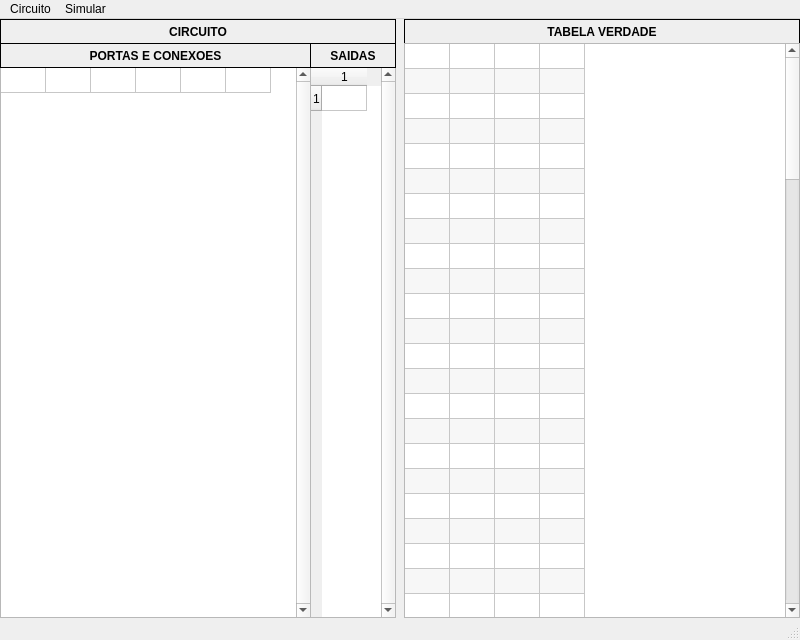
<?xml version="1.0" encoding="UTF-8"?>
<ui version="4.0">
 <class>MainCircuito</class>
 <widget class="QMainWindow" name="MainCircuito">
  <property name="geometry">
   <rect>
    <x>0</x>
    <y>0</y>
    <width>800</width>
    <height>640</height>
   </rect>
  </property>
  <property name="windowTitle">
   <string>Simulador de Circuitos Digitais</string>
  </property>
  <widget class="QWidget" name="centralWidget">
   <widget class="QTableWidget" name="tablePortas">
    <property name="geometry">
     <rect>
      <x>0</x>
      <y>48</y>
      <width>311</width>
      <height>551</height>
     </rect>
    </property>
    <property name="verticalScrollBarPolicy">
     <enum>Qt::ScrollBarAlwaysOn</enum>
    </property>
    <property name="horizontalScrollBarPolicy">
     <enum>Qt::ScrollBarAlwaysOff</enum>
    </property>
    <property name="editTriggers">
     <set>QAbstractItemView::NoEditTriggers</set>
    </property>
    <property name="tabKeyNavigation">
     <bool>false</bool>
    </property>
    <property name="alternatingRowColors">
     <bool>true</bool>
    </property>
    <property name="selectionMode">
     <enum>QAbstractItemView::SingleSelection</enum>
    </property>
    <property name="selectionBehavior">
     <enum>QAbstractItemView::SelectRows</enum>
    </property>
    <property name="rowCount">
     <number>1</number>
    </property>
    <property name="columnCount">
     <number>6</number>
    </property>
    <attribute name="horizontalHeaderVisible">
     <bool>false</bool>
    </attribute>
    <attribute name="horizontalHeaderMinimumSectionSize">
     <number>25</number>
    </attribute>
    <attribute name="horizontalHeaderDefaultSectionSize">
     <number>45</number>
    </attribute>
    <attribute name="horizontalHeaderHighlightSections">
     <bool>false</bool>
    </attribute>
    <attribute name="verticalHeaderVisible">
     <bool>false</bool>
    </attribute>
    <attribute name="verticalHeaderMinimumSectionSize">
     <number>20</number>
    </attribute>
    <attribute name="verticalHeaderDefaultSectionSize">
     <number>25</number>
    </attribute>
    <row/>
    <column/>
    <column/>
    <column/>
    <column/>
    <column/>
    <column/>
   </widget>
   <widget class="QLabel" name="labelPortas">
    <property name="geometry">
     <rect>
      <x>0</x>
      <y>24</y>
      <width>311</width>
      <height>25</height>
     </rect>
    </property>
    <property name="font">
     <font>
      <bold>true</bold>
     </font>
    </property>
    <property name="frameShape">
     <enum>QFrame::Box</enum>
    </property>
    <property name="text">
     <string>PORTAS E CONEXOES</string>
    </property>
    <property name="alignment">
     <set>Qt::AlignCenter</set>
    </property>
   </widget>
   <widget class="QTableWidget" name="tableSaidas">
    <property name="geometry">
     <rect>
      <x>310</x>
      <y>48</y>
      <width>86</width>
      <height>551</height>
     </rect>
    </property>
    <property name="verticalScrollBarPolicy">
     <enum>Qt::ScrollBarAlwaysOn</enum>
    </property>
    <property name="horizontalScrollBarPolicy">
     <enum>Qt::ScrollBarAlwaysOff</enum>
    </property>
    <property name="editTriggers">
     <set>QAbstractItemView::NoEditTriggers</set>
    </property>
    <property name="tabKeyNavigation">
     <bool>false</bool>
    </property>
    <property name="alternatingRowColors">
     <bool>true</bool>
    </property>
    <property name="selectionMode">
     <enum>QAbstractItemView::SingleSelection</enum>
    </property>
    <property name="selectionBehavior">
     <enum>QAbstractItemView::SelectRows</enum>
    </property>
    <property name="rowCount">
     <number>1</number>
    </property>
    <property name="columnCount">
     <number>1</number>
    </property>
    <attribute name="horizontalHeaderMinimumSectionSize">
     <number>25</number>
    </attribute>
    <attribute name="horizontalHeaderDefaultSectionSize">
     <number>45</number>
    </attribute>
    <attribute name="horizontalHeaderHighlightSections">
     <bool>false</bool>
    </attribute>
    <attribute name="verticalHeaderMinimumSectionSize">
     <number>20</number>
    </attribute>
    <attribute name="verticalHeaderDefaultSectionSize">
     <number>25</number>
    </attribute>
    <row/>
    <column/>
   </widget>
   <widget class="QLabel" name="labelSaidas">
    <property name="geometry">
     <rect>
      <x>310</x>
      <y>24</y>
      <width>86</width>
      <height>25</height>
     </rect>
    </property>
    <property name="font">
     <font>
      <bold>true</bold>
     </font>
    </property>
    <property name="frameShape">
     <enum>QFrame::Box</enum>
    </property>
    <property name="text">
     <string>SAIDAS</string>
    </property>
    <property name="alignment">
     <set>Qt::AlignCenter</set>
    </property>
   </widget>
   <widget class="QLabel" name="labelCircuito">
    <property name="geometry">
     <rect>
      <x>0</x>
      <y>0</y>
      <width>396</width>
      <height>25</height>
     </rect>
    </property>
    <property name="font">
     <font>
      <bold>true</bold>
     </font>
    </property>
    <property name="frameShape">
     <enum>QFrame::Box</enum>
    </property>
    <property name="text">
     <string>CIRCUITO</string>
    </property>
    <property name="alignment">
     <set>Qt::AlignCenter</set>
    </property>
   </widget>
   <widget class="QLabel" name="labelCircuito_2">
    <property name="geometry">
     <rect>
      <x>404</x>
      <y>0</y>
      <width>396</width>
      <height>25</height>
     </rect>
    </property>
    <property name="font">
     <font>
      <bold>true</bold>
     </font>
    </property>
    <property name="frameShape">
     <enum>QFrame::Box</enum>
    </property>
    <property name="text">
     <string>TABELA VERDADE</string>
    </property>
    <property name="alignment">
     <set>Qt::AlignCenter</set>
    </property>
   </widget>
   <widget class="QTableWidget" name="tableTabelaVerdade">
    <property name="geometry">
     <rect>
      <x>404</x>
      <y>24</y>
      <width>396</width>
      <height>575</height>
     </rect>
    </property>
    <property name="verticalScrollBarPolicy">
     <enum>Qt::ScrollBarAlwaysOn</enum>
    </property>
    <property name="horizontalScrollBarPolicy">
     <enum>Qt::ScrollBarAsNeeded</enum>
    </property>
    <property name="editTriggers">
     <set>QAbstractItemView::NoEditTriggers</set>
    </property>
    <property name="tabKeyNavigation">
     <bool>false</bool>
    </property>
    <property name="alternatingRowColors">
     <bool>true</bool>
    </property>
    <property name="selectionMode">
     <enum>QAbstractItemView::NoSelection</enum>
    </property>
    <property name="selectionBehavior">
     <enum>QAbstractItemView::SelectItems</enum>
    </property>
    <property name="rowCount">
     <number>99</number>
    </property>
    <property name="columnCount">
     <number>4</number>
    </property>
    <attribute name="horizontalHeaderVisible">
     <bool>false</bool>
    </attribute>
    <attribute name="horizontalHeaderMinimumSectionSize">
     <number>25</number>
    </attribute>
    <attribute name="horizontalHeaderDefaultSectionSize">
     <number>45</number>
    </attribute>
    <attribute name="horizontalHeaderHighlightSections">
     <bool>false</bool>
    </attribute>
    <attribute name="verticalHeaderVisible">
     <bool>false</bool>
    </attribute>
    <attribute name="verticalHeaderDefaultSectionSize">
     <number>25</number>
    </attribute>
    <attribute name="verticalHeaderHighlightSections">
     <bool>false</bool>
    </attribute>
    <row/>
    <row/>
    <row/>
    <row/>
    <row/>
    <row/>
    <row/>
    <row/>
    <row/>
    <row/>
    <row/>
    <row/>
    <row/>
    <row/>
    <row/>
    <row/>
    <row/>
    <row/>
    <row/>
    <row/>
    <row/>
    <row/>
    <row/>
    <row/>
    <row/>
    <row/>
    <row/>
    <row/>
    <row/>
    <row/>
    <row/>
    <row/>
    <row/>
    <row/>
    <row/>
    <row/>
    <row/>
    <row/>
    <row/>
    <row/>
    <row/>
    <row/>
    <row/>
    <row/>
    <row/>
    <row/>
    <row/>
    <row/>
    <row/>
    <row/>
    <row/>
    <row/>
    <row/>
    <row/>
    <row/>
    <row/>
    <row/>
    <row/>
    <row/>
    <row/>
    <row/>
    <row/>
    <row/>
    <row/>
    <row/>
    <row/>
    <row/>
    <row/>
    <row/>
    <row/>
    <row/>
    <row/>
    <row/>
    <row/>
    <row/>
    <row/>
    <row/>
    <row/>
    <row/>
    <row/>
    <row/>
    <row/>
    <row/>
    <row/>
    <row/>
    <row/>
    <row/>
    <row/>
    <row/>
    <row/>
    <row/>
    <row/>
    <row/>
    <row/>
    <row/>
    <row/>
    <row/>
    <row/>
    <row/>
    <column/>
    <column/>
    <column/>
    <column/>
   </widget>
  </widget>
  <widget class="QMenuBar" name="menuBar">
   <property name="geometry">
    <rect>
     <x>0</x>
     <y>0</y>
     <width>800</width>
     <height>21</height>
    </rect>
   </property>
   <widget class="QMenu" name="menuCircuito">
    <property name="title">
     <string>Circuito</string>
    </property>
    <addaction name="actionNovo"/>
    <addaction name="actionLer"/>
    <addaction name="actionSalvar"/>
    <addaction name="separator"/>
    <addaction name="actionSair"/>
   </widget>
   <widget class="QMenu" name="menuSimular">
    <property name="title">
     <string>Simular</string>
    </property>
    <addaction name="actionGerar_tabela"/>
   </widget>
   <addaction name="menuCircuito"/>
   <addaction name="menuSimular"/>
  </widget>
  <widget class="QStatusBar" name="statusBar"/>
  <action name="actionNovo">
   <property name="text">
    <string>Novo...</string>
   </property>
  </action>
  <action name="actionLer">
   <property name="text">
    <string>Ler...</string>
   </property>
  </action>
  <action name="actionSalvar">
   <property name="text">
    <string>Salvar...</string>
   </property>
  </action>
  <action name="actionSair">
   <property name="text">
    <string>Sair</string>
   </property>
  </action>
  <action name="actionGerar_tabela">
   <property name="text">
    <string>Gerar tabela</string>
   </property>
  </action>
 </widget>
 <layoutdefault spacing="6" margin="11"/>
 <resources/>
 <connections/>
</ui>
